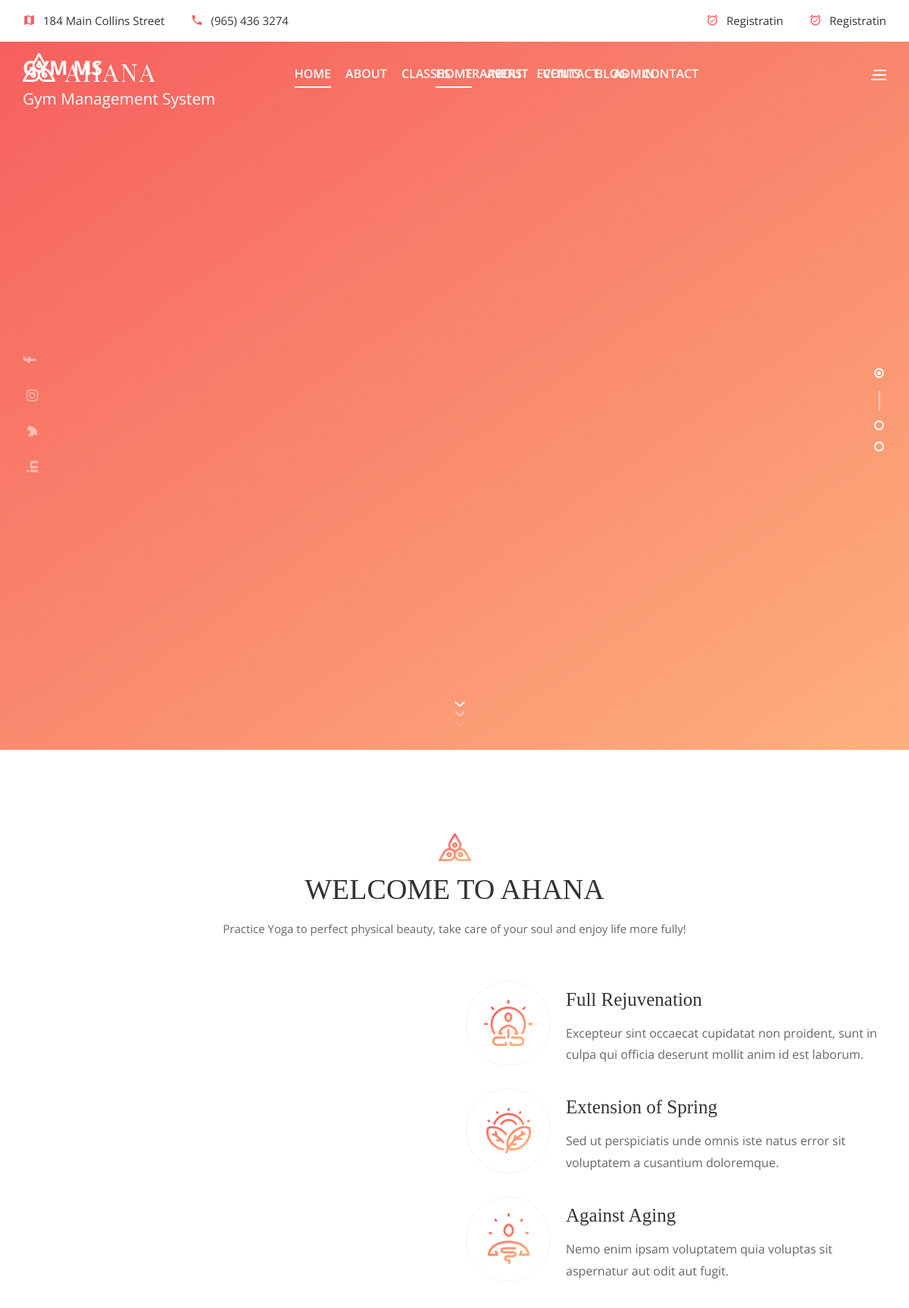
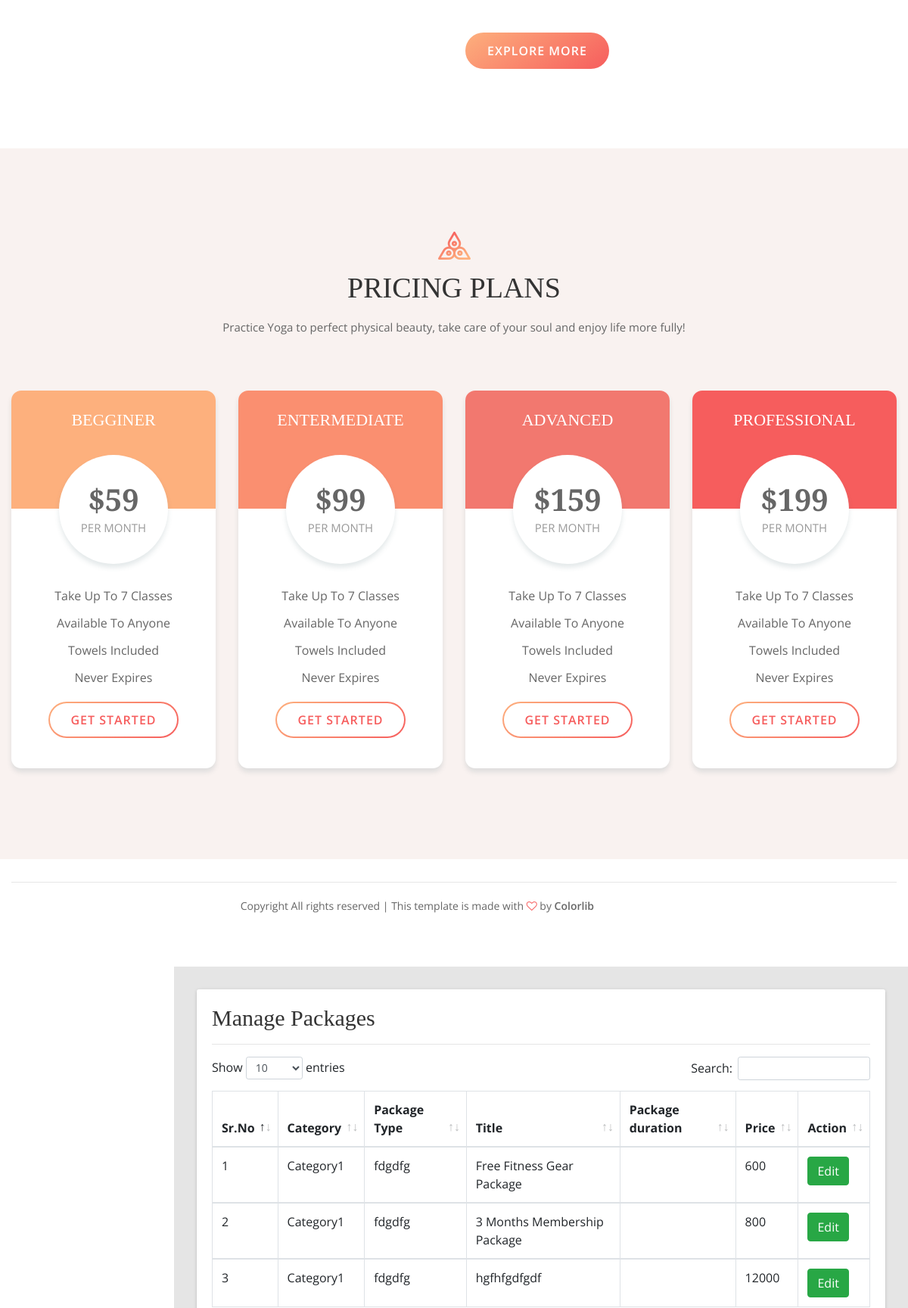
/manage-post.php (signed in, upper part), run on the app's committed database (2 pictures, top to bottom).
### tables this page shows
CREATE TABLE `tbladdpackage` (
  `id` int(11) NOT NULL,
  `category` varchar(45) DEFAULT NULL,
  `titlename` varchar(450) DEFAULT NULL,
  `PackageType` varchar(45) DEFAULT NULL,
  `PackageDuratiobn` varchar(45) DEFAULT NULL,
  `Price` varchar(45) DEFAULT NULL,
  `uploadphoto` varchar(450) DEFAULT NULL,
  `Description` varchar(450) DEFAULT NULL,
  `create_date` timestamp NULL DEFAULT current_timestamp()
);

CREATE TABLE `tblcategory` (
  `id` int(11) NOT NULL,
  `category_name` varchar(45) DEFAULT NULL,
  `status` varchar(45) DEFAULT '0'
);

CREATE TABLE `tblpackage` (
  `id` int(11) NOT NULL,
  `cate_id` varchar(45) DEFAULT NULL,
  `PackageName` varchar(45) DEFAULT NULL
);

### manage-post.php (the view, shortened to what this page needs)
<?php session_start();
if (strlen($_SESSION['adminid']==0)) {
  header('location:logout.php');
  } else{
?>
<!DOCTYPE html>
<html lang="en">
  <head>
    <link rel="stylesheet" type="text/css" href="css/main.css">
    <link rel="stylesheet" type="text/css" href="https://maxcdn.bootstrapcdn.com/font-awesome/4.7.0/css/font-awesome.min.css">
  </head>
  <body class="app sidebar-mini rtl">
 <?php include 'include/header.php'; ?>
     <?php include 'include/sidebar.php'; ?>
    <main class="app-content">
      <div class="row">
        <div class="col-md-12">
          <div class="tile">
            <div class="tile-body">
               <h3>Manage Packages</h3>
              <hr />
              <table class="table table-hover table-bordered" id="sampleTable">
                <thead>
                  <tr>
                    <th>Sr.No</th>
                    <th>Category</th>
                    <th>Package Type</th>
                    <th>Title</th>
                    <th>Package duration</th>
                    <th>Price</th>
                    <th>Action</th>
                  </tr>
                </thead>
                   <?php
                   include  'include/config.php';
                  $sql="SELECT t1.id as packageid,t2.*,t3.*,t1.* FROM tbladdpackage as t1
                    join tblcategory as t2
                    on t1.category=t2.id
                    join tblpackage as t3
                    on t1.PackageType=t3.id";
                  $query= $dbh->prepare($sql);
                  $query-> execute();
                  $results = $query -> fetchAll(PDO::FETCH_OBJ);
                  $cnt=1;
                  if($query -> rowCount() > 0)
                  {
                  foreach($results as $result)
                  {
                  ?>
                <tbody>
                  <tr>
                    <td><?php echo($cnt);?></td>
                    <td><?php echo htmlentities($result->category_name);?></td>
                  <td><?php echo htmlentities($result->PackageName);?></td>
                  <td><?php echo htmlentities($result->titlename);?></td>
                  <td><?php echo htmlentities($result->Packageduration);?></td>
                  <td><?php echo htmlentities($result->Price);?></td>
                  <td>
                   <a href="edit-post.php?pid=<?php echo htmlentities($result->packageid);?>"><span class="btn btn-success">Edit</span></td>
                  </tr>
                </tbody>
                 <?php  $cnt=$cnt+1; } } ?>
              </table>
            </div>
          </div>
        </div>
      </div>
    </main>
  </body>
</html>
<?php } ?>

### header.php (shortened to what this page needs)
<header class="header-section">
	<div class="header-top">
		<div class="row m-0">
			<div class="col-md-6 d-none d-md-block p-0">
			</div>
			<div class="col-md-6 text-left text-md-right p-0">
                <?php if(strlen($_SESSION['uid'])==0): ?>
				<div class="header-info d-none d-md-inline-flex">
					<a href="login.php"><p>Login</p></a>
				</div>
				<?php endif;?>
			</div>
		</div>
	</div>
	<div class="header-bottom">
		<a href="index.php" class="site-logo" style="color:#fff; font-weight:bold; font-size:26px;">
			GYM MS<br />
			<small style="margin-top:-4%;">Gym Management System</small>
		</a>
		<div class="container">
			<ul class="main-menu">
				<li><a href="index.php" class="active">Home</a></li>
				<li><a href="about.php">About</a></li>
				<li><a href="contact.php">Contact</a></li>
				<?php if(strlen($_SESSION['uid'])==0): ?>
		<li><a href="admin/">Admin</a></li>
				<?php else :?>
					<li><a href="booking-history.php">Booking History</a></li>
					<?php endif;?>
			</ul>
		</div>
	</div>
</header>

### sidebar.php (shortened to what this page needs)
<!DOCTYPE html>
<html lang="zxx">
<head>
	<link rel="stylesheet" href="css/bootstrap.min.css"/>
	<link rel="stylesheet" href="css/font-awesome.min.css"/>
	<link rel="stylesheet" href="css/owl.carousel.min.css"/>
	<link rel="stylesheet" href="css/nice-select.css"/>
	<link rel="stylesheet" href="css/magnific-popup.css"/>
	<link rel="stylesheet" href="css/slicknav.min.css"/>
	<link rel="stylesheet" href="css/animate.css"/>
	<link rel="stylesheet" href="css/style.css"/>
</head>
<body>
	<header class="header-section">
		<div class="header-top">
			<div class="row m-0">
				<div class="col-md-6 d-none d-md-block p-0">
					<div class="header-info">
						<i class="material-icons">map</i>
						<p>184 Main Collins Street</p>
					</div>
					<div class="header-info">
						<i class="material-icons">phone</i>
						<p>(965) 436 3274</p>
					</div>
				</div>
				<div class="col-md-6 text-left text-md-right p-0">
					<div class="header-info d-none d-md-inline-flex">
						<i class="material-icons">alarm_on</i>
						<p>Registratin</p>
					</div>
					<div class="header-info d-none d-md-inline-flex">
						<i class="material-icons">alarm_on</i>
						<p>Registratin</p>
					</div>
				</div>
			</div>
		</div>
		<div class="header-bottom">
			<a href="index.html" class="site-logo">
				<img src="img/logo.png" alt="">
			</a>
			<div class="hb-right">
				<div class="hb-switch" id="infor-switch">
					<img src="img/icons/bars.png" alt="">
				</div>
			</div>
			<div class="container">
				<ul class="main-menu">
					<li><a href="index.html" class="active">Home</a></li>
					<li><a href="about.html">About</a></li>
					<li><a href="classes.html">Classes</a>
					</li>
					<li><a href="trainer.html">trainers</a>
					</li>
					<li><a href="events.html">events</a>
					</li>
					<li><a href="blog.html">Blog</a>
					</li>
					<li><a href="contact.html">Contact</a></li>
				</ul>
			</div>
		</div>
	</header>
	<section class="hero-section">
		<div class="hero-social-warp">
			<div class="hero-social">
				<a href="#"><i class="fa fa-facebook"></i></a>
				<a href="#"><i class="fa fa-instagram"></i></a>
				<a href="#"><i class="fa fa-twitter"></i></a>
				<a href="#"><i class="fa fa-linkedin"></i></a>
			</div>
		</div>
		<div class="arrow-buttom">
			<img src="img/icons/arrows-buttom.png" alt="">
		</div>
		<div class="hero-slider owl-carousel">
			<div class="hs-item">
				<div class="hs-style-1 text-center">
				</div>
			</div>
		</div>
	</section>
	<section class="about-section spad">
		<div class="container">
			<div class="section-title text-center">
				<img src="img/icons/logo-icon.png" alt="">
				<h2>Welcome to Ahana</h2>
				<p>Practice Yoga to perfect physical beauty, take care of your soul and enjoy life more fully!</p>
			</div>
			<div class="row">
				<div class="col-lg-6">
					<div class="about-img">
					</div>
				</div>
				<div class="col-lg-6">
					<div class="about-item">
						<div class="ai-icon">
							<img src="img/icons/about-1.png" alt="">
						</div>
						<div class="ai-text">
							<h4>Full Rejuvenation</h4>
							<p>Excepteur sint occaecat cupidatat non proident, sunt in culpa qui officia deserunt mollit anim id est laborum.</p>
						</div>
					</div>
					<div class="about-item">
						<div class="ai-icon">
							<img src="img/icons/about-2.png" alt="">
						</div>
						<div class="ai-text">
							<h4>Extension of Spring</h4>
							<p>Sed ut perspiciatis unde omnis iste natus error sit voluptatem a cusantium doloremque.</p>
						</div>
					</div>
					<div class="about-item">
						<div class="ai-icon">
							<img src="img/icons/about-3.png" alt="">
						</div>
						<div class="ai-text">
							<h4>Against Aging</h4>
							<p>Nemo enim ipsam voluptatem quia voluptas sit aspernatur aut odit aut fugit.</p>
						</div>
					</div>
					<a href="" class="site-btn sb-gradient mt-5">explore more</a>
				</div>
			</div>
		</div>
	</section>
	<section class="pricing-section spad">
		<div class="container">
			<div class="section-title text-center">
				<img src="img/icons/logo-icon.png" alt="">
				<h2>Pricing plans</h2>
				<p>Practice Yoga to perfect physical beauty, take care of your soul and enjoy life more fully!</p>
			</div>
			<div class="row">
				<div class="col-lg-3 col-sm-6">
					<div class="pricing-item begginer">
						<div class="pi-top">
							<h4>Begginer</h4>
						</div>
						<div class="pi-price">
							<h3>$59</h3>
							<p>Per month</p>
						</div>
						<ul>
							<li>Take Up To 7 Classes</li>
							<li>Available To Anyone</li>
							<li>Towels Included</li>
							<li>Never Expires</li>
						</ul>
						<a href="#" class="site-btn sb-line-gradient">Get started</a>
					</div>
				</div>
				<div class="col-lg-3 col-sm-6">
					<div class="pricing-item entermediate">
						<div class="pi-top">
							<h4>Entermediate</h4>
						</div>
						<div class="pi-price">
							<h3>$99</h3>
							<p>Per month</p>
						</div>
						<ul>
							<li>Take Up To 7 Classes</li>
							<li>Available To Anyone</li>
							<li>Towels Included</li>
							<li>Never Expires</li>
						</ul>
						<a href="#" class="site-btn sb-line-gradient">Get started</a>
					</div>
				</div>
				<div class="col-lg-3 col-sm-6">
					<div class="pricing-item advanced">
						<div class="pi-top">
							<h4>Advanced</h4>
						</div>
						<div class="pi-price">
							<h3>$159</h3>
							<p>Per month</p>
						</div>
						<ul>
							<li>Take Up To 7 Classes</li>
							<li>Available To Anyone</li>
							<li>Towels Included</li>
							<li>Never Expires</li>
						</ul>
						<a href="#" class="site-btn sb-line-gradient">Get started</a>
					</div>
				</div>
				<div class="col-lg-3 col-sm-6">
					<div class="pricing-item professional">
						<div class="pi-top">
							<h4>Professional</h4>
						</div>
						<div class="pi-price">
							<h3>$199</h3>
							<p>Per month</p>
						</div>
						<ul>
							<li>Take Up To 7 Classes</li>
							<li>Available To Anyone</li>
							<li>Towels Included</li>
							<li>Never Expires</li>
						</ul>
						<a href="#" class="site-btn sb-line-gradient">Get started</a>
					</div>
				</div>
			</div>
		</div>
	</section>
	<footer class="">
		<div class="container">
			<div class="footer-bottom">
				<div class="row">
					<div class="col-md-8 text-md-right">
						<div class="copyright">
Copyright All rights reserved | This template is made with <i class="fa fa-heart-o" aria-hidden="true"></i> by <a href="https://colorlib.com" target="_blank">Colorlib</a></div>
					</div>
				</div>
			</div>
		</div>
	</footer>
	</body>
</html>

### data on the page
tbladdpackage: tblcategory.category_name "Category1", tblpackage.PackageName "fdgdfg", titlename "Free Fitness Gear Package", Price "600"
tbladdpackage: tblcategory.category_name "Category1", tblpackage.PackageName "fdgdfg", titlename "3 Months Membership Package", Price "800"
tbladdpackage: tblcategory.category_name "Category1", tblpackage.PackageName "fdgdfg", titlename "hgfhfgdfgdf", Price "12000"
